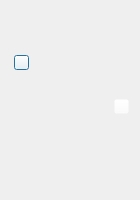
<?xml version="1.0" encoding="UTF-8"?>
<ui version="4.0">
 <class>SoundRecordClass</class>
 <widget class="QDialog" name="SoundRecordClass">
  <property name="geometry">
   <rect>
    <x>0</x>
    <y>0</y>
    <width>140</width>
    <height>200</height>
   </rect>
  </property>
  <property name="windowTitle">
   <string>undefined</string>
  </property>
  <property name="windowOpacity">
   <double>5.000000000000000</double>
  </property>
  <widget class="QPushButton" name="pushButton_new">
   <property name="geometry">
    <rect>
     <x>14</x>
     <y>55</y>
     <width>15</width>
     <height>15</height>
    </rect>
   </property>
   <property name="styleSheet">
    <string notr="true">QPushButton
{
    background: rgb(255,255,255,0);
}</string>
   </property>
   <property name="text">
    <string/>
   </property>
  </widget>
  <widget class="QPushButton" name="pushButton_save">
   <property name="geometry">
    <rect>
     <x>114</x>
     <y>99</y>
     <width>15</width>
     <height>15</height>
    </rect>
   </property>
   <property name="styleSheet">
    <string notr="true">QPushButton
{
    background: rgb(255,255,255,0);
}</string>
   </property>
   <property name="text">
    <string/>
   </property>
  </widget>
 </widget>
 <resources>
  <include location="tools.qrc"/>
 </resources>
 <connections/>
</ui>
